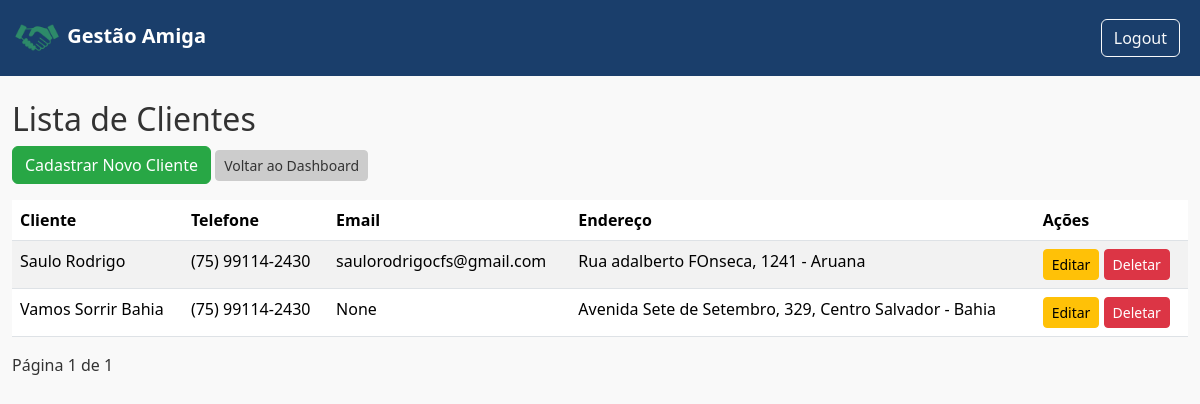
The page /clientes/1/ (signed in) on the database its author committed.
### gestao/models.py (models this page shows, shortened)
class Cliente(models.Model):
    usuario = models.ForeignKey(User, on_delete=models.CASCADE)
    loja = models.ForeignKey(Loja, on_delete=models.CASCADE, default=1)
    nome = models.CharField(max_length=100)
    email = models.EmailField(blank=True, null=True)
    telefone = models.CharField(max_length=20, blank = True, null=True)
    endereco = models.TextField(blank = True, null=True)
    data_cadastro = models.DateTimeField(auto_now_add=True)
    total_compras = models.IntegerField(default=0)

### gestao/views.py (the view)
# urls.py: path('clientes/<int:loja_id>/', views.lista_clientes, name='lista_clientes'),
@login_required
def lista_clientes(request, loja_id):
    clientes = Cliente.objects.filter(usuario=request.user, loja_id=loja_id).order_by('-id')
    paginator = Paginator(clientes, 10)
    page_number = request.GET.get('page')
    page_obj = paginator.get_page(page_number)
    return render(request, 'financeiro/lista_clientes.html', {'clientes': page_obj, 'loja_id': loja_id, 'page_obj': page_obj} )

### templates/financeiro/lista_clientes.html (shortened to what this page needs)
{% extends 'base.html' %}
{% block content %}
<h2>Lista de Clientes</h2>
<a href="{% url 'cadastrar_cliente' loja_id=loja_id %}" class="btn btn-primary">Cadastrar Novo Cliente</a>
<a href="{% url 'dashboard_loja' loja_id %}" class="btn btn-secondary btn-sm">Voltar ao Dashboard</a>
<div class="table-responsive mt-3">
<table class="table table-striped">
    <thead>
        <tr>
            <th>Cliente</th>
            <th>Telefone</th>
            <th>Email</th>
            <th>Endereço</th>
            <th>Ações</th>
        </tr>
    </thead>
    <tbody>
        {% for cliente in page_obj %}
        <tr>
            <td>{{ cliente.nome }}</td>
            <td>{{ cliente.telefone }}</td>
            <td>{{ cliente.email }}</td>
            <td>{{ cliente.endereco }}</td>
            <td>
                <a href="{% url 'editar_cliente' loja_id=loja_id pk=cliente.pk %}" class="btn btn-warning btn-sm">Editar</a>
                <a href="{% url 'deletar_cliente' loja_id=loja_id pk=cliente.pk %}" class="btn btn-danger btn-sm">Deletar</a>
            </td>
        </tr>
        {% empty %}
        <tr>
            <td colspan="6">Nenhum cliente cadastrado</td>
        </tr>
        {% endfor %}
    </tbody>
</table>
</div>
<div class="pagination">
    <span>Página {{ page_obj.number }} de {{ page_obj.paginator.num_pages }}</span>
</div>
{% endblock %}

### static/css/estilo.css (style rules this page uses)
:root { --cor-fundo: #f9f9f9; --cor-primaria: #1a3e6b; --cor-secundaria: #28a745; --cor-texto: #333333; --cor-borda: #e0e0e0; }
body { background-color: var(--cor-fundo); color: var(--cor-texto); }
.btn-primary { background-color: var(--cor-secundaria); border-color: var(--cor-secundaria); color: white; }
.btn-secondary { background-color: #cccccc; border-color: #cccccc; color: #333333; }
.btn-danger { background-color: #dc3545; border-color: #dc3545; color: #fff; }

### rows shown on the page
Cliente: nome "Saulo Rodrigo", telefone "(75) 99114-2430", email "saulorodrigocfs@gmail.com", endereco "Rua adalberto FOnseca, 1241 - Aruana"
Cliente: nome "Vamos Sorrir Bahia", telefone "(75) 99114-2430", email "None", endereco "Avenida Sete de Setembro, 329, Centro Salvador - Bahia"

### other values the page prints
{{ page_obj.number }} "1"
{{ page_obj.paginator.num_pages }} "1"
